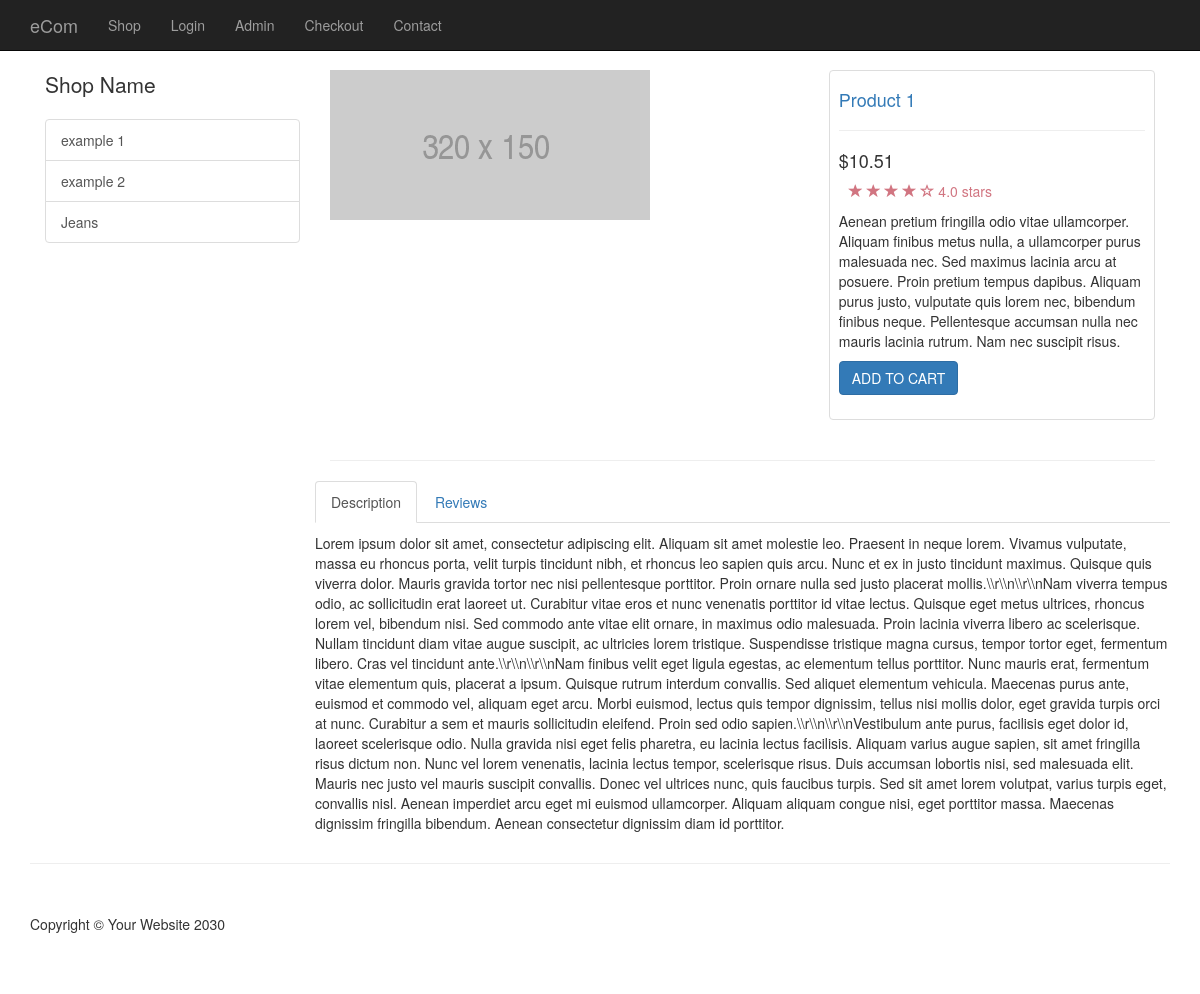
Page /item.php?id=1 on the earlier database version.
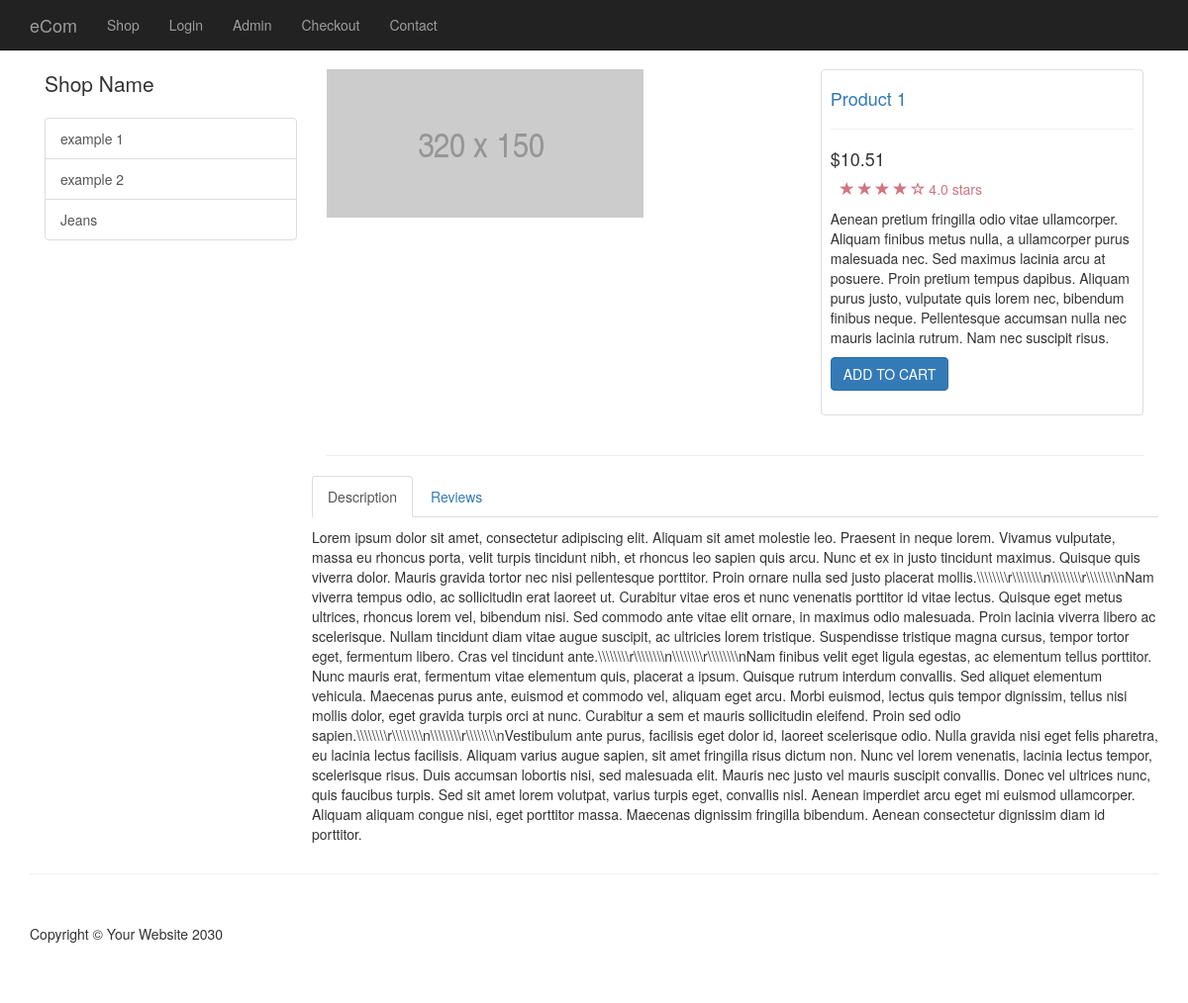
Same page on the later database version.
### tables this page shows
CREATE TABLE `products` (
  `product_id` int(11) NOT NULL AUTO_INCREMENT,
  `product_title` varchar(255) DEFAULT NULL,
  `product_category_id` int(11) DEFAULT NULL,
  `product_price` float DEFAULT NULL,
  `product_qty` int(11) NOT NULL DEFAULT '0',
  `product_description` text,
  `product_short_desc` text NOT NULL,
  `product_image` varchar(255) DEFAULT NULL,
  PRIMARY KEY (`product_id`)
);

### public/item.php (the view, shortened to what this page needs)
<!DOCTYPE html>
<?php include(TEMPLATE_FRONT . DS . "header.php"); ?>
<div class="container">
<?php include(TEMPLATE_FRONT . DS . "side_nav.php"); ?>
<?php
	$query = query("SELECT * FROM products WHERE product_id = " . escapeString($_GET['id']));
	while($row = fetchArray($query)) :
?>
<div class="col-md-9">
<div class="row">
    <div class="col-md-7">
       <img class="img-responsive" src=<?php echo $row['product_image'] ?> alt="">
    </div>
    <div class="col-md-5">
        <div class="thumbnail">
    <div class="caption-full">
        <h4><a href="#"><?php echo $row['product_title'] ?></a> </h4>
        <hr>
        <h4 class="">&#36;<?php echo $row['product_price'] ?></h4>
    <div class="ratings">
        <p>
            <span class="glyphicon glyphicon-star"></span>
            <span class="glyphicon glyphicon-star"></span>
            <span class="glyphicon glyphicon-star"></span>
            <span class="glyphicon glyphicon-star"></span>
            <span class="glyphicon glyphicon-star-empty"></span>
            4.0 stars
        </p>
    </div>
        <p><?php echo $row['product_short_desc']?></p>
    <form action="">
        <div class="form-group">
	    <a href="cart.php?add=<?php echo $row['product_id']?>" class="btn btn-primary">ADD TO CART</a>
        </div>
    </form>
    </div>
</div>
</div>
</div>
        <hr>
<div class="row">
<div role="tabpanel">
  <ul class="nav nav-tabs" role="tablist">
    <li role="presentation" class="active"><a href="#home" aria-controls="home" role="tab" data-toggle="tab">Description</a></li>
    <li role="presentation"><a href="#profile" aria-controls="profile" role="tab" data-toggle="tab">Reviews</a></li>
  </ul>
  <div class="tab-content">
    <div role="tabpanel" class="tab-pane active" id="home">
    <p><?php echo $row['product_description']?></p>
    </div>
 </div>
</div>
<?php endwhile; ?>
</div>
</div>
</div>
    <?php include(TEMPLATE_FRONT . DS . "footer.php"); ?>

Differences in the rows shown:
changed products "Product 1": product_description "…nulla sed justo placerat mollis.\\\\r\\\\n\\\\r\\\\nNam viverra tempus odio, ac sollicitudin erat laoreet ut. Curabitur vitae eros et nunc venenatis porttitor id vitae lectus. Quisque eget metus ultrices, rhoncus lorem vel, bibendum nisi. Sed commodo ante vitae elit ornare, in maximus odio malesuada. Proin lacinia viverra libero ac scelerisque. Nullam tincidunt diam vitae augue suscipit, ac ultricies lorem tristique. Suspendisse tristique magna cursus, tempor tortor eget, fermentum libero. Cras vel tincidunt ante.\\\\r\\\\n\\\\r\\\\nNam finibus velit eget ligula egestas, ac elementum tellus porttitor. Nunc mauris erat, fermentum vitae elementum quis, placerat a ipsum. Quisque rutrum interdum convallis.…" → "…nulla sed justo placerat mollis.\\\\\\\\\\\\\\\\r\\\\\\\\\\\\\\\\n\\\\\\\\\\\\\\\\r\\\\\\\\\\\\\\\\nNam viverra tempus odio, ac sollicitudin erat laoreet ut. Curabitur vitae eros et nunc venenatis porttitor id vitae lectus. Quisque eget metus ultrices, rhoncus lorem vel, bibendum nisi. Sed commodo ante vitae elit ornare, in maximus odio malesuada. Proin lacinia viverra libero ac scelerisque. Nullam tincidunt diam vitae augue suscipit, ac ultricies lorem tristique. Suspendisse tristique magna cursus, tempor tortor eget, fermentum libero. Cras vel tincidunt ante.\\\\\\\\\\\\\\\\r\\\\\\\\\\\\\\\\n\\\\\\\\\\\\\\\\r\\\\\\\\\\\\\\\\nNam finibus velit eget ligula egestas, ac elementum tellus porttitor. Nunc mauris erat, fermentum vitae elementum quis,…"
